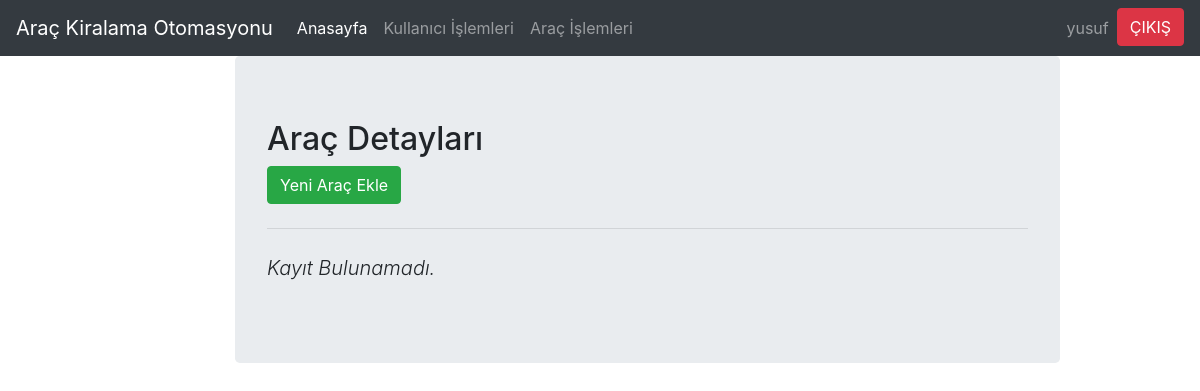
The page /cars.php (signed in) on the database as committed earlier.
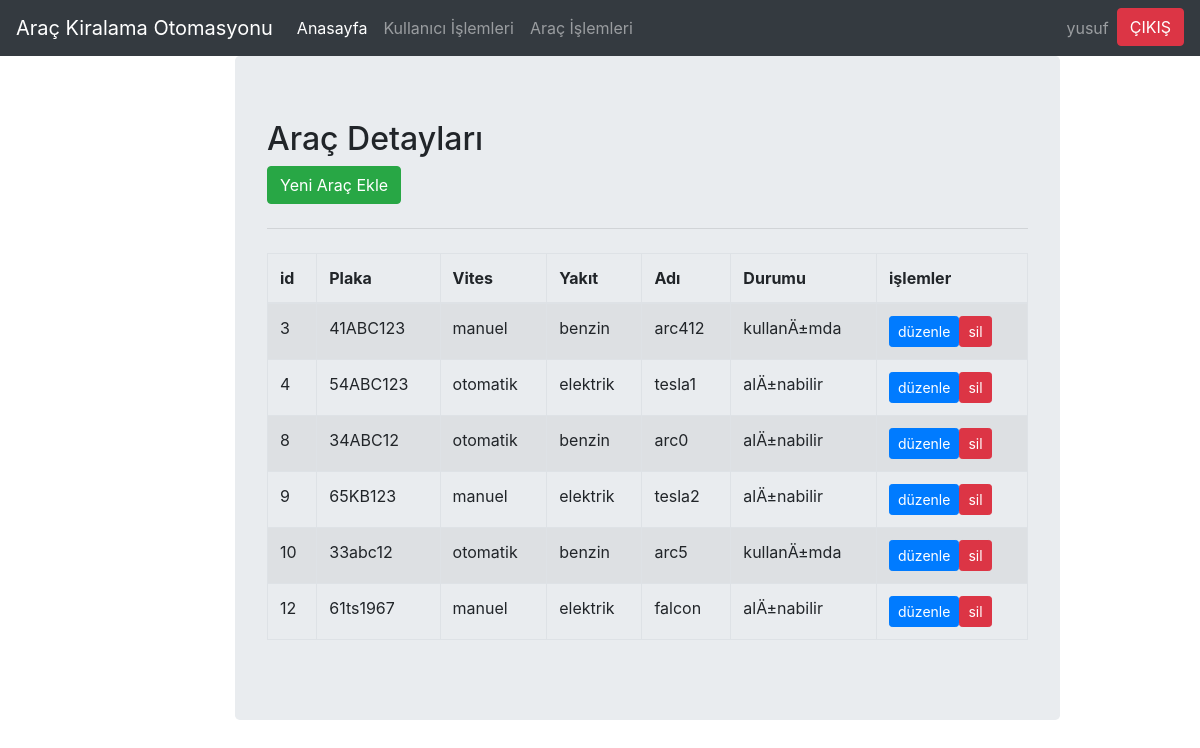
The same page on the database as committed later.
### tables this page shows
CREATE TABLE `cars` (
  `id` int(11) NOT NULL,
  `plate` varchar(10) NOT NULL,
  `gear` varchar(10) NOT NULL,
  `fuel` varchar(10) NOT NULL,
  `carName` varchar(100) NOT NULL,
  `status` varchar(20) NOT NULL
);

### cars.php (the view, shortened to what this page needs)
<?php
include "config.php";
?>
<!doctype html>
<html lang="en">
  <head>
    <link rel="stylesheet" href="css/bootstrap.min.css">
  </head>
  <body>
    <nav class="navbar navbar-expand-lg navbar-dark bg-dark navbar-static-top">
      <a class="navbar-brand" href="#">Araç Kiralama Otomasyonu</a>
      <div class="collapse navbar-collapse" id="navbarNav">
        <ul class="navbar-nav">
          <li class="nav-item active">
              <a class="nav-link" href="index.php">Anasayfa <span class="sr-only">(current)</span></a>
          </li>
            <?php
            if($_SESSION['type'] == 'yonetici'){
            ?>
            <li class="nav-item"><a class="nav-link"  href="newReadUsers.php">Kullanıcı İşlemleri</a></li>
            <?php
            }
            ?>
            <li class="nav-item"><a class="nav-link"  href="newReadCars.php">Araç İşlemleri</a></li>
        </ul>
      </div>
        <ul class="navbar-nav">
            <li class="nav-item"><a class="nav-link"><?php echo $_SESSION['username'] ?></a></li>
            <li class="nav-item" ><a class="btn btn-danger" href="logout.php" role="button">ÇIKIŞ</a></li>
        </ul>
    </nav>
<div class="container">
      <div class="row">
          <div class="col-md-2"> </div>
          <div class="col-md-9">
              <div class="jumbotron">
                <h2>Araç Detayları</h2>
                <?php
                if($_SESSION['type'] !== 'musteri'){
                ?>
                    <a href="createCar.php" class="btn btn-success">Yeni Araç Ekle</a>
                <?php
                }
                ?>
                <hr class="my-4">
                    <?php
                    $sql = "SELECT * FROM cars";
                    if($result = mysqli_query($link, $sql)){
                        if(mysqli_num_rows($result) > 0){
                            echo "<table class='table table-bordered table-striped'>";
                                echo "<thead>";
                                    echo "<tr>";
                                        echo "<th>id</th>";
                                        echo "<th>Plaka</th>";
                                        echo "<th>Vites</th>";
                                        echo "<th>Yakıt</th>";
                                        echo "<th>Adı</th>";
                                        echo "<th>Durumu</th>";
                                        if($_SESSION['type'] == 'yonetici'){echo "<th>işlemler</th>";}
                                    echo "</tr>";
                                echo "</thead>";
                                echo "<tbody>";
                                while($row = mysqli_fetch_array($result)){
                                    echo "<tr>";
                                        echo "<td>" . $row['id'] . "</td>";
                                        echo "<td>" . $row['plate'] . "</td>";
                                        echo "<td>" . $row['gear'] . "</td>";
                                        echo "<td>" . $row['fuel'] . "</td>";
                                        echo "<td>" . $row['carName'] . "</td>";
                                        echo "<td> " . $row['status'] . "</td>";
                                        if($_SESSION['type'] == 'yonetici' || $_SESSION['type'] == 'calisan' ){
                                            echo "<td>";
                                                echo "<a href='editCar.php?id=". $row['id'] ."' title='Düzenle' data-toggle='modal' data-target='#editModal' data-whatever='".$row['id']."' class='btn btn-primary btn-sm'>düzenle</a>";
                                                echo "<a href='deleteCar.php?id=". $row['id'] ."' title='Kayıt Sil' data-toggle='tooltip' class='btn btn-danger btn-sm'> sil</a>";
                                            echo "</td>";
                                        }
                                    echo "</tr>";
                                }
                                echo "</tbody>";
                            echo "</table>";
                        } else{
                            echo "<p class='lead'><em>Kayıt Bulunamadı.</em></p>";
                        }
                    } else{
                        echo "ERROR: Could not able to execute $sql. " . mysqli_error($link);
                    }
                    ?>
                </div>
            </div>
        </div>
    </div>
  </body>
  </html>

Rows that differ between the two databases and show on the page:
added cars: id "3", plate "41ABC123", gear "manuel", fuel "benzin", carName "arc412", status "kullanÄ±mda"
added cars: id "4", plate "54ABC123", gear "otomatik", fuel "elektrik", carName "tesla1", status "alÄ±nabilir"
added cars: id "8", plate "34ABC12", gear "otomatik", fuel "benzin", carName "arc0", status "alÄ±nabilir"
added cars: id "9", plate "65KB123", gear "manuel", fuel "elektrik", carName "tesla2", status "alÄ±nabilir"
added cars: id "10", plate "33abc12", gear "otomatik", fuel "benzin", carName "arc5", status "kullanÄ±mda"
added cars: id "12", plate "61ts1967", gear "manuel", fuel "elektrik", carName "falcon", status "alÄ±nabilir"
Other text that changed with them:
text no longer shown: "Kayıt Bulunamadı."
text now shown: "id Plaka Vites Yakıt Adı Durumu işlemler"
